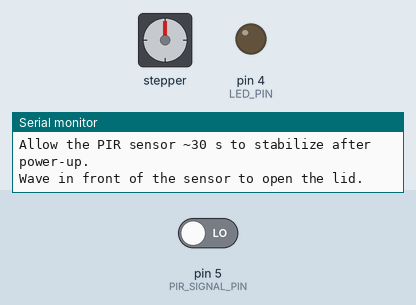
A sketch run on a simulated Arduino Uno, built with avr-gcc and run on an emulated ATmega328P. On the bench: stepper motor, output pins drawn as LEDs (lit = HIGH), the last lines printed to the serial monitor. Inputs (shaded band) come from the test bench; at power-on: pin 5 (PIR_SIGNAL_PIN) LOW. Stepper angles assume 2048 steps per turn.

Above: at 1.2 s.
1.3 s: pin 5 (PIR_SIGNAL_PIN) driven HIGH
At 1.45 s:
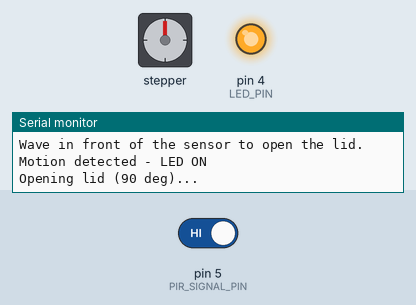
At 4.0 s:
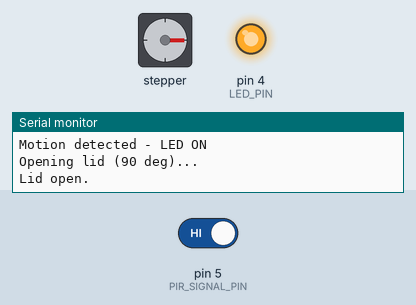
4.3 s: pin 5 (PIR_SIGNAL_PIN) driven LOW
At 4.45 s:
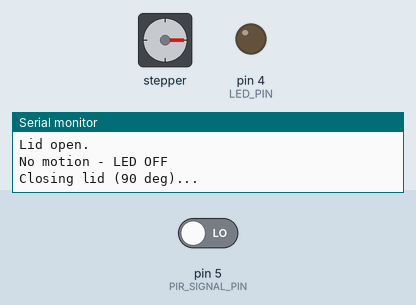
Timing chart, 0 to 7.7 s (numbered marks = the images above; inputs shaded):
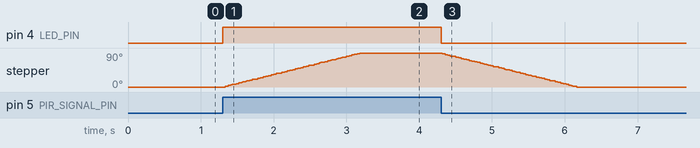

Measured:
- after the input at 1.3 s, pin 4 (LED_PIN): LOW → HIGH at once; stepper: turns 90° clockwise in 1.8 s, starting at once
- after the input at 4.3 s, pin 4 (LED_PIN): HIGH → LOW at once; stepper: turns 90° counter-clockwise in 1.9 s, starting at once

The sketch:

pir_lid_integration_test.ino
```cpp
/*
 * Filename: pir_lid_integration_test.ino
 * Authors: Shawn Yin and Franklin Fu
 * Date: August 20, 2026
 * Description: Integration test - HC-SR501 PIR on GPIO5 triggers the 28BYJ-48
 *              stepper (GPIO 15-18) to open the lid 90 deg on motion and close it
 *              when the PIR output returns LOW. GPIO4 LED mirrors PIR state.
 *
 * Combines: Shawn/HC_SR501_LED_Test.ino + stepper_90_test/stepper_90_test.ino
 */

#include <Arduino.h>
#include <Stepper.h>

constexpr uint8_t PIR_SIGNAL_PIN = 5;
constexpr uint8_t LED_PIN = 4;
constexpr uint32_t SERIAL_BAUD_RATE = 115200;

constexpr int STEPS_PER_REV = 2048;
constexpr int STEPS_90 = STEPS_PER_REV / 4;
constexpr uint8_t IN1 = 15;
constexpr uint8_t IN2 = 16;
constexpr uint8_t IN3 = 17;
constexpr uint8_t IN4 = 18;
constexpr uint8_t LID_SPEED = 8;

Stepper lid(STEPS_PER_REV, IN1, IN3, IN2, IN4);

int previousMotionState = LOW;
bool lidIsOpen = false;

void openLid() {
  if (lidIsOpen) {
    return;
  }

  Serial.println("Opening lid (90 deg)...");
  lid.step(STEPS_90);
  lidIsOpen = true;
  Serial.println("Lid open.");
}

void closeLid() {
  if (!lidIsOpen) {
    return;
  }

  Serial.println("Closing lid (90 deg)...");
  lid.step(-STEPS_90);
  lidIsOpen = false;
  Serial.println("Lid closed.");
}

void setup() {
  Serial.begin(SERIAL_BAUD_RATE);

  pinMode(PIR_SIGNAL_PIN, INPUT);
  pinMode(LED_PIN, OUTPUT);
  digitalWrite(LED_PIN, LOW);

  lid.setSpeed(LID_SPEED);

  Serial.println("PIR + lid integration test started.");
  Serial.println("Allow the PIR sensor ~30 s to stabilize after power-up.");
  Serial.println("Wave in front of the sensor to open the lid.");
}

void loop() {
  const int motionState = digitalRead(PIR_SIGNAL_PIN);

  digitalWrite(LED_PIN, motionState == HIGH ? HIGH : LOW);

  if (motionState != previousMotionState) {
    if (motionState == HIGH) {
      Serial.println("Motion detected - LED ON");
      openLid();
    } else {
      Serial.println("No motion - LED OFF");
      closeLid();
    }

    previousMotionState = motionState;
  }
}
```
